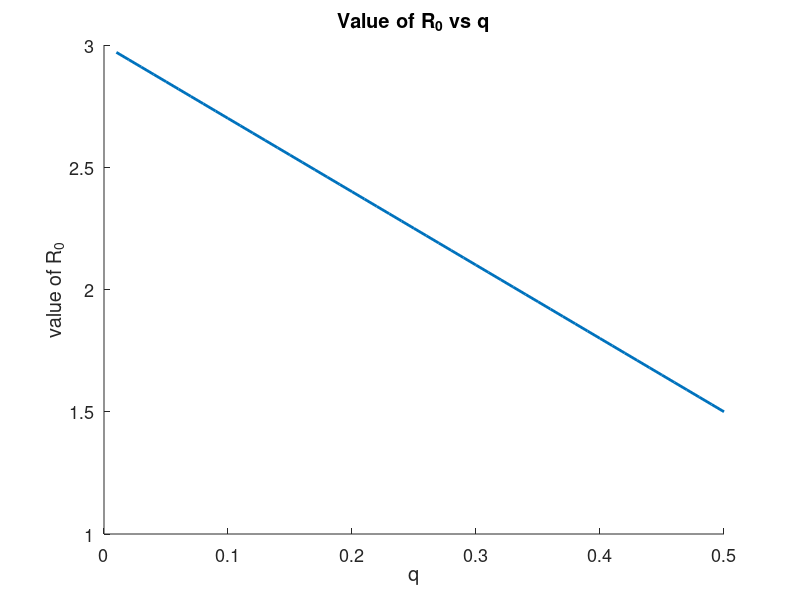

Source code (MATLAB):
close all;
clear all;
qs=0.01:0.01:0.5;
days=[30;50;60;70;80;90;103;120;];
k = 10;
b = 0.06;
p=0.2;
v=0.04;


u=0.1;
m=0.0975;
N=10000000;
n=50;
rs=zeros(n,1);
ks=1:1:n;
a=figure;
set(gca,'fontsize',13)
hold on
for i=1:n
    rs(i)=((1-qs(i))*0.06*10)/(0.2);
end
plot(qs,rs,'lineWidth',2)
%days=[30;50;60;70;80;90;103;120;];
    mytitle=strcat('Value of R_0 vs q ');
    xlabel('q');
    ylabel('value of R_0');
    title(mytitle);
    saveas(a,'rk.jpeg')
